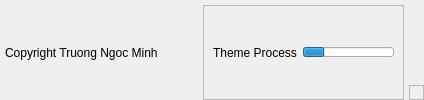
        <widget class="QWidget" name="footer" native="true">
         <layout class="QHBoxLayout" name="horizontalLayout_4">
          <property name="spacing">
           <number>5</number>
          </property>
          <property name="leftMargin">
           <number>5</number>
          </property>
          <property name="topMargin">
           <number>5</number>
          </property>
          <property name="rightMargin">
           <number>0</number>
          </property>
          <property name="bottomMargin">
           <number>0</number>
          </property>
          <item>
           <widget class="QLabel" name="label_6">
            <property name="text">
             <string>Copyright Truong Ngoc Minh</string>
            </property>
           </widget>
          </item>
          <item>
           <spacer name="horizontalSpacer">
            <property name="orientation">
             <enum>Qt::Horizontal</enum>
            </property>
            <property name="sizeHint" stdset="0">
             <size>
              <width>40</width>
              <height>20</height>
             </size>
            </property>
           </spacer>
          </item>
          <item alignment="Qt::AlignRight">
           <widget class="QFrame" name="frame_2">
            <property name="frameShape">
             <enum>QFrame::StyledPanel</enum>
            </property>
            <property name="frameShadow">
             <enum>QFrame::Raised</enum>
            </property>
            <layout class="QHBoxLayout" name="horizontalLayout_5">
             <item>
              <widget class="QLabel" name="label_7">
               <property name="text">
                <string>Theme Process</string>
               </property>
              </widget>
             </item>
             <item>
              <widget class="QProgressBar" name="activeProgress">
               <property name="maximumSize">
                <size>
                 <width>16777215</width>
                 <height>10</height>
                </size>
               </property>
               <property name="value">
                <number>24</number>
               </property>
               <property name="textVisible">
                <bool>false</bool>
               </property>
              </widget>
             </item>
            </layout>
           </widget>
          </item>
          <item alignment="Qt::AlignRight|Qt::AlignBottom">
           <widget class="QFrame" name="sizeGrip">
            <property name="minimumSize">
             <size>
              <width>15</width>
              <height>15</height>
             </size>
            </property>
            <property name="maximumSize">
             <size>
              <width>15</width>
              <height>15</height>
             </size>
            </property>
            <property name="frameShape">
             <enum>QFrame::StyledPanel</enum>
            </property>
            <property name="frameShadow">
             <enum>QFrame::Raised</enum>
            </property>
           </widget>
          </item>
         </layout>
        </widget>
